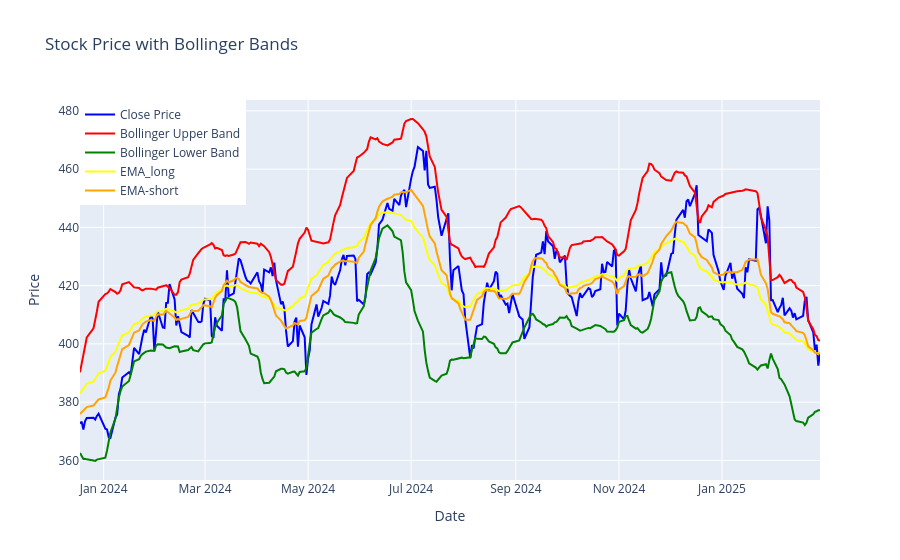

The notebook cell this image was saved under:
### Code cell
import plotly.graph_objects as go
from statsmodels.tsa.seasonal import seasonal_decompose
data=calculate_ema_macd_adx(data, short_window=15, long_window=30)
sd1=seasonal_decompose(data['Close'], model='multiplicative', period=30)
sd2=seasonal_decompose(data['Close'], model='additive', period=30)
# Create figure
fig = go.Figure()

# Add Close Price line
fig.add_trace(go.Scatter(x=data.index, y=data['Close'], mode='lines', name='Close Price', line=dict(color='blue')))

# Add Bollinger Upper Band
fig.add_trace(go.Scatter(x=data.index, y=data['Bollinger_Upper'], mode='lines', name='Bollinger Upper Band', line=dict(color='red')))

# Add Bollinger Lower Band
fig.add_trace(go.Scatter(x=data.index, y=data['Bollinger_Lower'], mode='lines', name='Bollinger Lower Band', line=dict(color='green')))

# Add seasonal decomposition components
# fig.add_trace(go.Scatter(x=data.index, y=data['EMA'], mode='lines', name='EMA', line=dict(color='orange')))

# fig.add_trace(go.Scatter(x=data.index, y=sd2.trend.dropna(), mode='lines', name='Trend', line=dict(color='yellow')))
fig.add_trace(go.Scatter(x=data.index, y=data['EMA_Long'], mode='lines', name='EMA_long', line=dict(color='yellow')))

fig.add_trace(go.Scatter(x=data.index, y=data['EMA_Short'], mode='lines', name='EMA-short', line=dict(color='orange')))

# Customize layout
fig.update_layout(
    title="Stock Price with Bollinger Bands",
    xaxis_title="Date",
    yaxis_title="Price",
    legend=dict(x=0, y=1),
    # xaxis=dict(rangeslider=dict(visible=True))  # Enables zooming and panning
)

# Show the figure
fig.show()

### Figure 1 — Plotly figure (JSON) as saved in the notebook; plotly's stock layout.template omitted (floating-point values rounded to 4 significant figures; data arrays with more than 128 entries replaced by an {"elided": "..."} marker saying what was removed)
{"data": [{"line": {"color": "blue"}, "mode": "lines", "name": "Close Price", "type": "scatter", "x": {"elided": "300 str values"}, "y": {"elided": "300 float values"}}, {"line": {"color": "red"}, "mode": "lines", "name": "Bollinger Upper Band", "type": "scatter", "x": {"elided": "300 str values"}, "y": {"elided": "300 float values"}}, {"line": {"color": "green"}, "mode": "lines", "name": "Bollinger Lower Band", "type": "scatter", "x": {"elided": "300 str values"}, "y": {"elided": "300 float values"}}, {"line": {"color": "yellow"}, "mode": "lines", "name": "EMA_long", "type": "scatter", "x": {"elided": "300 str values"}, "y": {"elided": "300 float values"}}, {"line": {"color": "orange"}, "mode": "lines", "name": "EMA-short", "type": "scatter", "x": {"elided": "300 str values"}, "y": {"elided": "300 float values"}}], "layout": {"legend": {"x": 0, "y": 1}, "title": {"text": "Stock Price with Bollinger Bands"}, "xaxis": {"title": {"text": "Date"}}, "yaxis": {"title": {"text": "Price"}}}}
